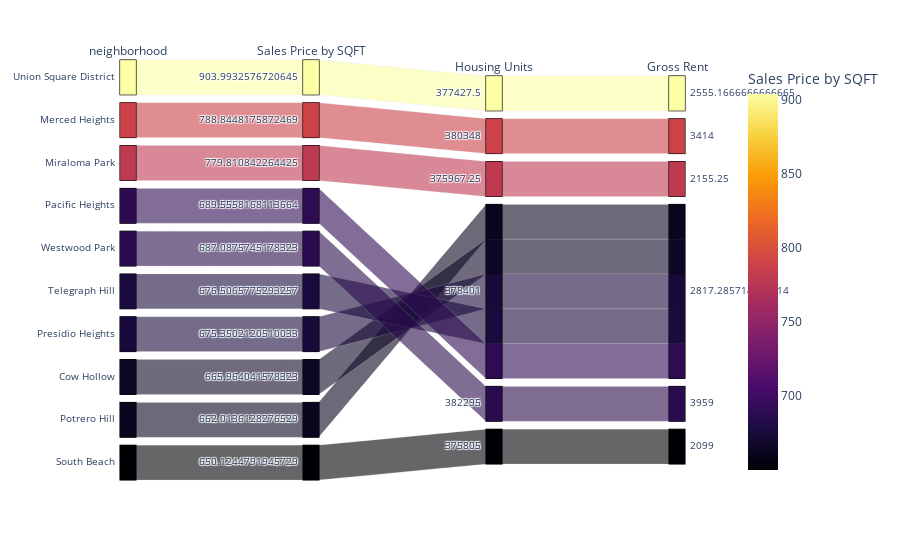

Notebook source saved alongside this figure:
### Code cell
# Parallel Categories Plot
# YOUR CODE HERE!
px.parallel_categories(
    expensive_neighborhood_prices,
    dimensions=["neighborhood", "sale_price_sqr_foot", "housing_units", "gross_rent"],
    color="sale_price_sqr_foot",
    color_continuous_scale=px.colors.sequential.Inferno,
    labels={
        "neighboorhood": "Neighborhood",
        "sale_price_sqr_foot": "Sales Price by SQFT",
        "housing_units": "Housing Units",
        "gross_rent": "Gross Rent"
    },
)

### Figure 1 — Plotly figure (JSON) as saved in the notebook; plotly's stock layout.template omitted (floating-point values rounded to 4 significant figures)
{"data": [{"dimensions": [{"label": "neighborhood", "values": ["Union Square District", "Merced Heights", "Miraloma Park", "Pacific Heights", "Westwood Park", "Telegraph Hill", "Presidio Heights", "Cow Hollow", "Potrero Hill", "South Beach"]}, {"label": "Sales Price by SQFT", "values": [904.0, 788.8, 779.8, 689.6, 687.1, 676.5, 675.4, 666.0, 662.0, 650.1]}, {"label": "Housing Units", "values": [377400.0, 380348, 376000.0, 378401, 382295, 378401, 378401, 378401, 378401, 375805]}, {"label": "Gross Rent", "values": [2555.0, 3414, 2155.0, 2817.0, 3959, 2817.0, 2817.0, 2817.0, 2817.0, 2099]}], "domain": {"x": [0, 1], "y": [0, 1]}, "line": {"color": [904.0, 788.8, 779.8, 689.6, 687.1, 676.5, 675.4, 666.0, 662.0, 650.1], "coloraxis": "coloraxis"}, "name": "", "type": "parcats"}], "layout": {"autosize": true, "coloraxis": {"colorbar": {"title": {"text": "Sales Price by SQFT"}}, "colorscale": [[0, "#000004"], [0.1111, "#1b0c41"], [0.2222, "#4a0c6b"], [0.3333, "#781c6d"], [0.4444, "#a52c60"], [0.5556, "#cf4446"], [0.6667, "#ed6925"], [0.7778, "#fb9b06"], [0.8889, "#f7d13d"], [1, "#fcffa4"]]}, "legend": {"tracegroupgap": 0}, "margin": {"t": 60}}}
